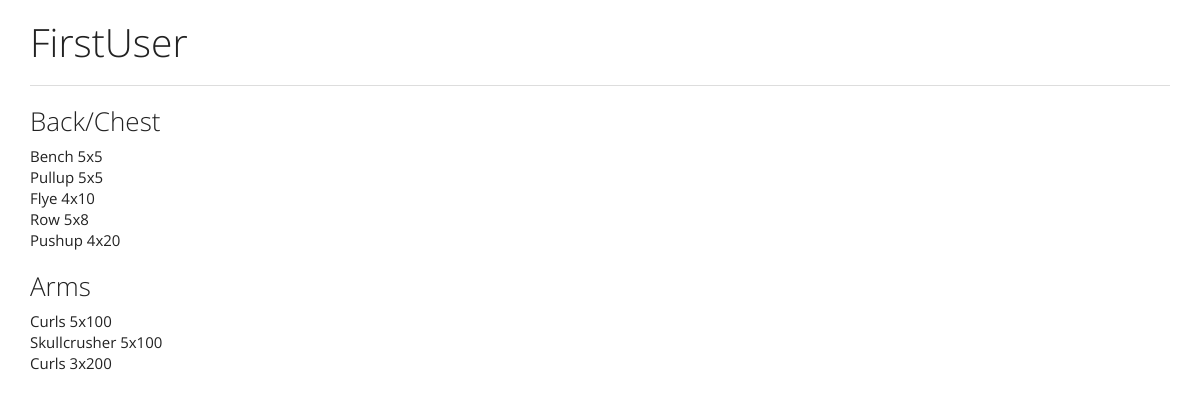
The page /account/1/ on the database its author committed.
### user_auth/models.py (models this page shows, shortened)
class Account(models.Model):
    user = models.OneToOneField(User)
    client = models.BooleanField(default=True)
    @property
    def workout_list(self):
        print(workout.models.Workout.objects.filter(account=self))
        return self.workout_set.all()

### workout/models.py (models this page shows)
class Workout(models.Model):
    account = models.ForeignKey(Account)
    name = models.CharField(max_length=30)
    info = models.TextField()
    time = models.DateTimeField(auto_now_add=True)
    archive = models.BooleanField(default=False)

### user_auth/views.py (the view)
# urls.py: url(r'^account/(?P<pk>\d+)/$', AccountDetailView.as_view(), name='account_detail_view'),
class AccountDetailView(DetailView):
    model = Account
    def get_context_data(self, **kwargs):
        context = super().get_context_data(**kwargs)
        context['clients'] = Account.objects.filter(client=True)
        return context

### templates/user_auth/account_detail.html
{% extends 'base.html' %}
{% block content %}
<h1>{{ account.user.username }}</h1>
<hr>
{% if request.user.account.client == False %}
{% include 'partials/_trainer_account.html' %}
{% else %}
{% for workout in account.workout_list %}
{% include 'partials/_workout_format.html' %}
{% endfor %}
{% endif %}
{% endblock %}

### templates/partials/_workout_format.html
<h3>{{ workout.name }}</h3>
<p>{{ workout.info|linebreaks }}</p>

### rows shown on the page
Account: user.username "FirstUser"
Workout: name "Back/Chest", info "Bench 5x5 Pullup 5x5 Flye 4x10 Row 5x8 Pushup 4x20"
Workout: name "Arms", info "Curls 5x100 Skullcrusher 5x100 Curls 3x200"
